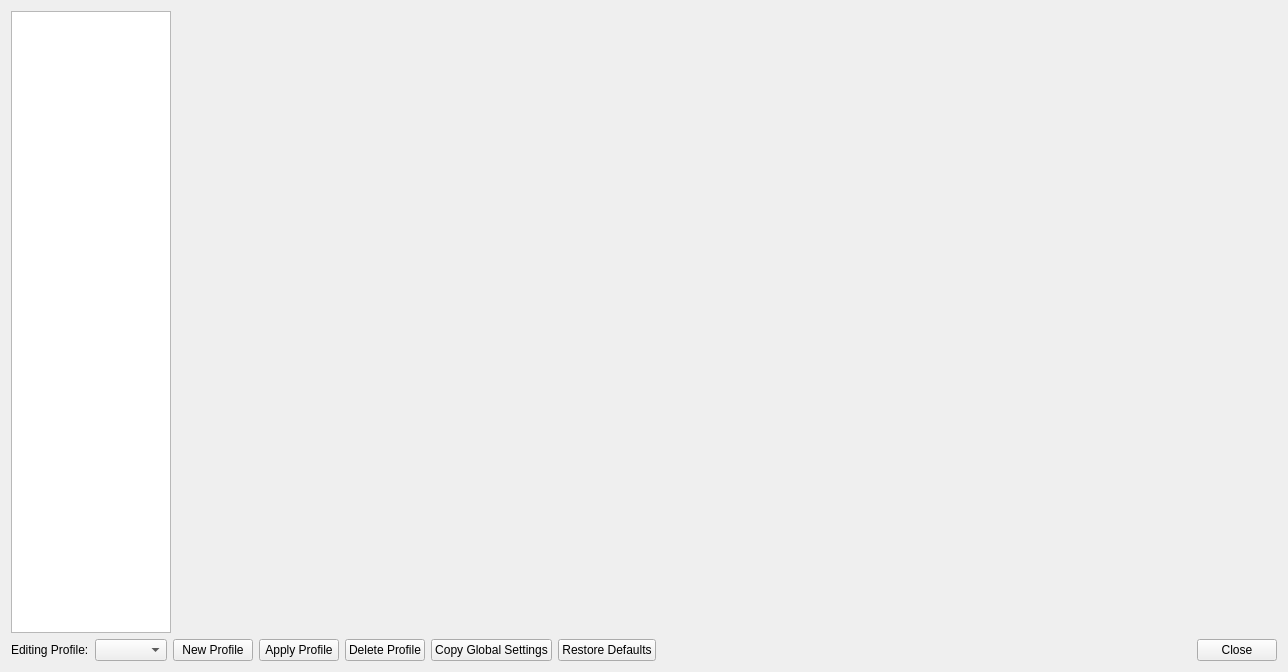
<?xml version="1.0" encoding="UTF-8"?>
<ui version="4.0">
 <class>ControllerSettingsWindow</class>
 <widget class="QWidget" name="ControllerSettingsWindow">
  <property name="geometry">
   <rect>
    <x>0</x>
    <y>0</y>
    <width>1284</width>
    <height>672</height>
   </rect>
  </property>
  <property name="sizePolicy">
   <sizepolicy hsizetype="Expanding" vsizetype="Expanding">
    <horstretch>0</horstretch>
    <verstretch>0</verstretch>
   </sizepolicy>
  </property>
  <property name="windowTitle">
   <string>PokketSX Controller Settings</string>
  </property>
  <property name="windowIcon">
   <iconset resource="resources/duckstation-qt.qrc">
    <normaloff>:/icons/duck.png</normaloff>:/icons/duck.png</iconset>
  </property>
  <layout class="QGridLayout" name="gridLayout">
   <item row="0" column="0">
    <widget class="QListWidget" name="settingsCategory">
     <property name="sizePolicy">
      <sizepolicy hsizetype="Expanding" vsizetype="Expanding">
       <horstretch>0</horstretch>
       <verstretch>0</verstretch>
      </sizepolicy>
     </property>
     <property name="minimumSize">
      <size>
       <width>160</width>
       <height>0</height>
      </size>
     </property>
     <property name="maximumSize">
      <size>
       <width>160</width>
       <height>16777215</height>
      </size>
     </property>
     <property name="iconSize">
      <size>
       <width>32</width>
       <height>32</height>
      </size>
     </property>
    </widget>
   </item>
   <item row="0" column="1">
    <widget class="QStackedWidget" name="settingsContainer">
     <property name="minimumSize">
      <size>
       <width>1100</width>
       <height>620</height>
      </size>
     </property>
    </widget>
   </item>
   <item row="1" column="0" colspan="2">
    <layout class="QHBoxLayout" name="horizontalLayout_2">
     <item>
      <layout class="QHBoxLayout" name="editProfileLayout">
       <item>
        <widget class="QLabel" name="editProfileLabel">
         <property name="text">
          <string>Editing Profile:</string>
         </property>
        </widget>
       </item>
       <item>
        <widget class="QComboBox" name="currentProfile"/>
       </item>
       <item>
        <widget class="QPushButton" name="newProfile">
         <property name="text">
          <string>New Profile</string>
         </property>
         <property name="icon">
          <iconset theme="add-line"/>
         </property>
        </widget>
       </item>
       <item>
        <widget class="QPushButton" name="applyProfile">
         <property name="text">
          <string>Apply Profile</string>
         </property>
         <property name="icon">
          <iconset theme="folder-open-line"/>
         </property>
        </widget>
       </item>
       <item>
        <widget class="QPushButton" name="deleteProfile">
         <property name="text">
          <string>Delete Profile</string>
         </property>
         <property name="icon">
          <iconset theme="minus-line"/>
         </property>
        </widget>
       </item>
       <item>
        <widget class="QPushButton" name="copyGlobalSettings">
         <property name="text">
          <string>Copy Global Settings</string>
         </property>
         <property name="icon">
          <iconset theme="folder-open-line"/>
         </property>
        </widget>
       </item>
       <item>
        <widget class="QPushButton" name="restoreDefaults">
         <property name="text">
          <string>Restore Defaults</string>
         </property>
         <property name="icon">
          <iconset theme="restart-line"/>
         </property>
        </widget>
       </item>
      </layout>
     </item>
     <item>
      <widget class="QDialogButtonBox" name="buttonBox">
       <property name="standardButtons">
        <set>QDialogButtonBox::StandardButton::Close</set>
       </property>
      </widget>
     </item>
    </layout>
   </item>
  </layout>
 </widget>
 <resources>
  <include location="resources/duckstation-qt.qrc"/>
 </resources>
 <connections/>
</ui>
